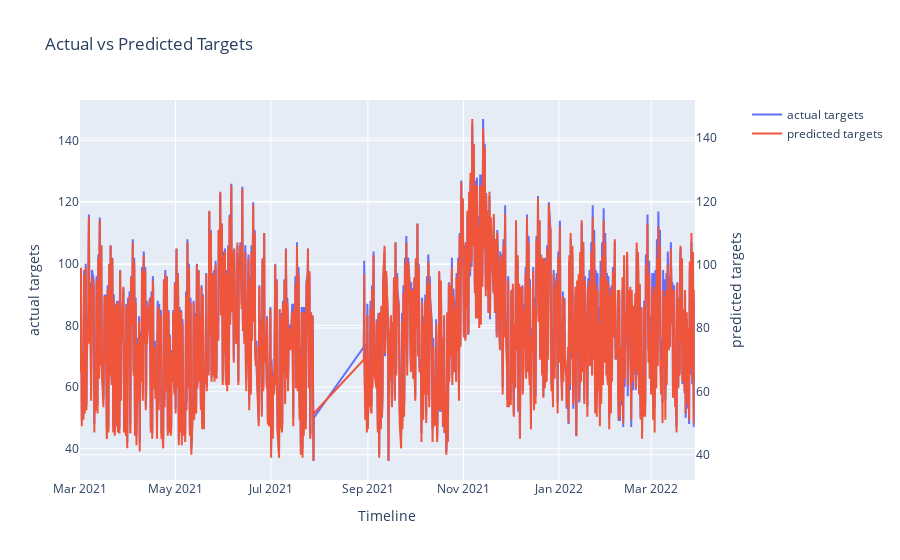

Notebook source saved alongside this figure:
### Code cell
from plotly.subplots import make_subplots

import plotly.graph_objects as go

fig = make_subplots(specs=[[{"secondary_y": True}]])
fig.add_trace(
    go.Scatter(x=validation_data['ds'], y=y_actual, name="actual targets"),
    secondary_y=False,)
fig.add_trace(
    go.Scatter(x=validation_data['ds'], y=y_predicted, name="predicted targets"),
    secondary_y=True,)
fig.update_layout(
    title_text="Actual vs Predicted Targets")
fig.update_xaxes(title_text="Timeline")
fig.update_yaxes(title_text="actual targets", secondary_y=False)
fig.update_yaxes(title_text="predicted targets", secondary_y=True)
fig.show()

### Figure 1 — Plotly figure (JSON) as saved in the notebook; plotly's stock layout.template omitted (floating-point values rounded to 4 significant figures; data arrays with more than 128 entries replaced by an {"elided": "..."} marker saying what was removed)
{"data": [{"name": "actual targets", "type": "scatter", "x": {"elided": "1530 str values"}, "xaxis": "x", "y": {"elided": "1530 int values"}, "yaxis": "y"}, {"name": "predicted targets", "type": "scatter", "x": {"elided": "1530 str values"}, "xaxis": "x", "y": {"elided": "1530 int values"}, "yaxis": "y2"}], "layout": {"title": {"text": "Actual vs Predicted Targets"}, "xaxis": {"anchor": "y", "domain": [0, 0.94], "title": {"text": "Timeline"}}, "yaxis": {"anchor": "x", "domain": [0, 1], "title": {"text": "actual targets"}}, "yaxis2": {"anchor": "x", "overlaying": "y", "side": "right", "title": {"text": "predicted targets"}}}}
